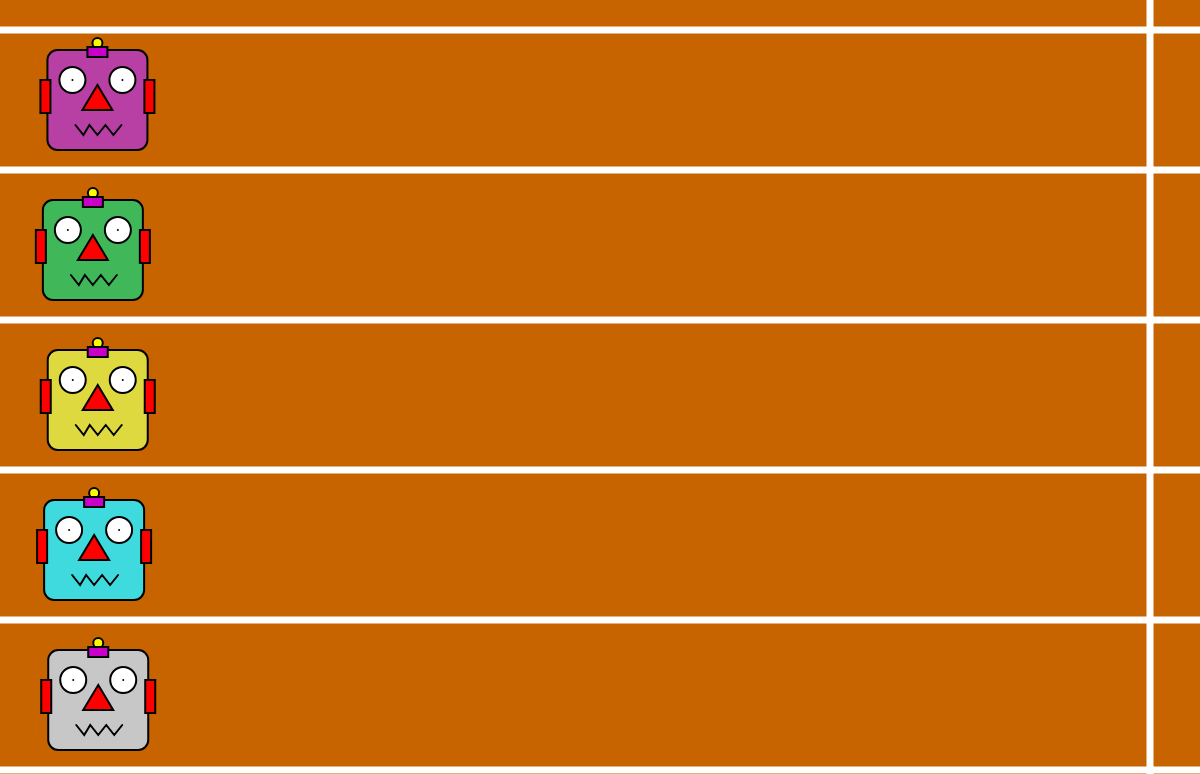
Frame 1 (no input)
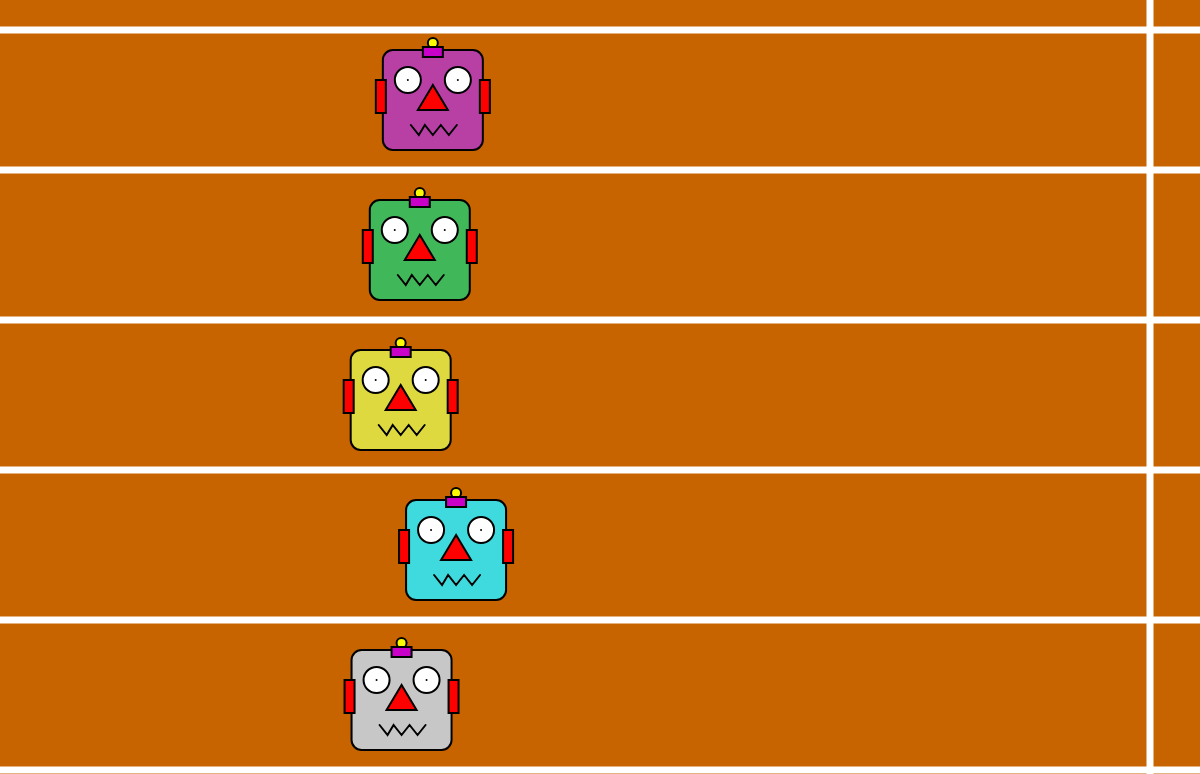
Frame 60 (no input)
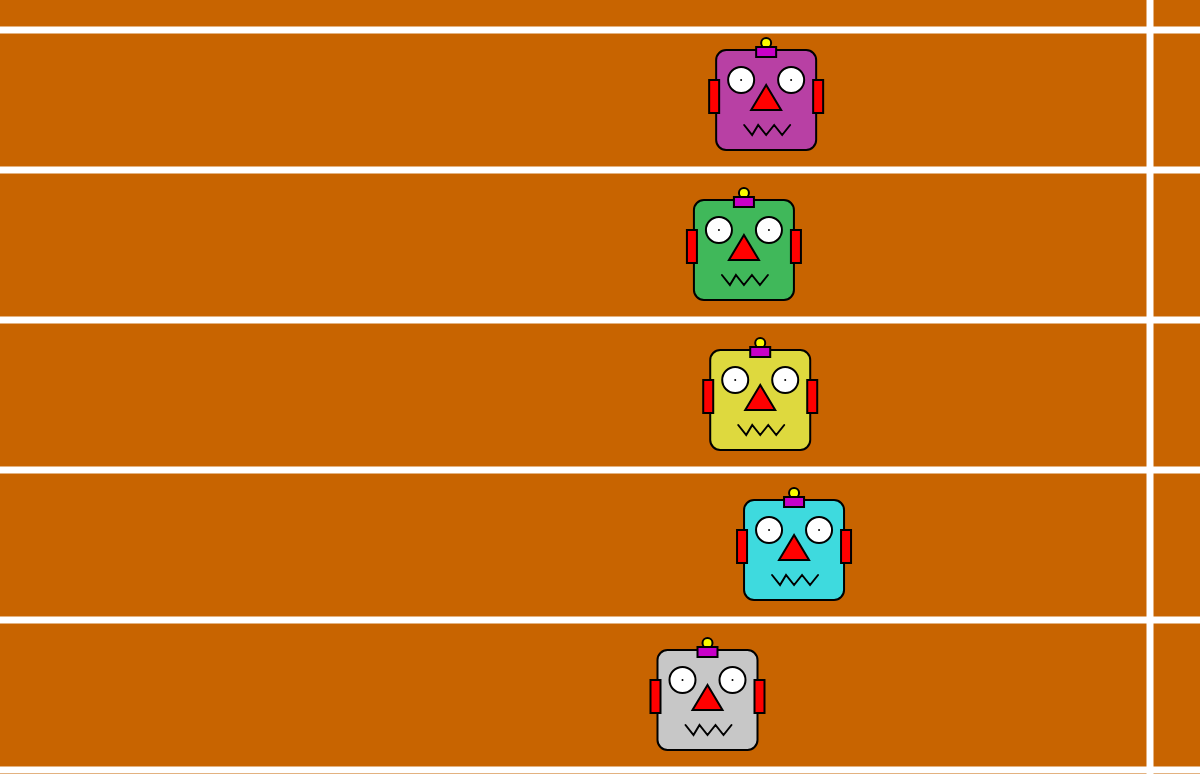
Frame 120 (the mouse pressed at the canvas centre since frame 60)

The p5.js sketch that drew these frames (run headless with seeded random() and noise() and a simulated clock; from frame 60 on, the mouse is pressed at the canvas centre):

// p5.js sketch
// ── sketch.js


var finishLineX = 1150;
var robots = [
    {x: 40, y: 50},
    {x: 40, y: 200},
    {x: 40, y: 350},
    {x: 40, y: 500},
    {x: 40, y: 650}
];
var r = [184, 64, 222, 62, 199];
var g = [64, 184, 217, 218, 199];
var b = [164, 90, 62, 222, 199];
function setup() {
    createCanvas(1200, 774);
}

function draw() {
    background(200, 100, 0);

    strokeWeight(7);
    stroke(255);
    line(finishLineX, 0, finishLineX, height);
    line(0, robots[0].y - 20, width, robots[0].y - 20);


    var speeds = [random(1,10), random(1,10), random(1,10), random(1,10),random(1,10)];
  
    for (var i = 0; i < robots.length; i++) {
        robots[i].x += speeds[i];

    //draw the robots
    strokeWeight(2);
    stroke(0);

    fill(r[i], g[i], b[i]); 
    rect(robots[i].x, robots[i].y, 100, 100, 10);

    //ears
    fill(255, 0, 0);
    rect(robots[i].x - 7, robots[i].y + 30, 10, 33);
    rect(robots[i].x + 97, robots[i].y + 30, 10, 33);

    //robots' antennas
    fill(250, 250, 0);
    ellipse(robots[i].x + 50, robots[i].y - 7, 10, 10);

    fill(200, 0, 200);
    rect(robots[i].x + 40, robots[i].y - 3, 20, 10);

    //eyes
    fill(255);
    ellipse(robots[i].x + 25, robots[i].y + 30, 26, 26);
    point(robots[i].x + 25, robots[i].y + 30);
    ellipse(robots[i].x + 75, robots[i].y + 30, 26, 26);
    point(robots[i].x + 75, robots[i].y + 30);

    //robots' noses
    fill(255, 0, 0);
    triangle(robots[i].x + 50, robots[i].y + 35, robots[i].x + 35, robots[i].y + 60, robots[i].x + 65, robots[i].y + 60);

    //robot 1 mouth
    noFill();
    beginShape();
    vertex(robots[i].x + 28, robots[i].y + 75);
    vertex(robots[i].x + 36, robots[i].y + 85);
    vertex(robots[i].x + 42, robots[i].y + 75);
    vertex(robots[i].x + 50, robots[i].y + 85);
    vertex(robots[i].x + 58, robots[i].y + 75);
    vertex(robots[i].x + 66, robots[i].y + 85);
    vertex(robots[i].x + 74, robots[i].y + 75);
    endShape();

    //draw the lower line marker for this lane
    strokeWeight(7);
    stroke(255);
    line(0, robots[i].y + 120, width, robots[i].y + 120);

      
      if (robots[i].x + 100 >= finishLineX) {
          textSize(55);
          textFont('Georgia');
          textStyle(NORMAL);
          stroke(1);
          strokeWeight(2);
          fill(0, 220, 20);
          text("Robot "+ (i+1) + " won!", 400, 400);
          noLoop();
      }
  }
}
